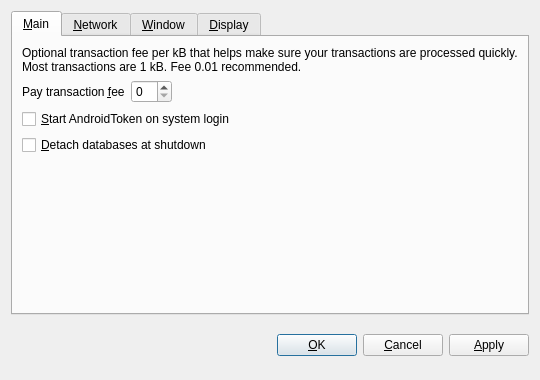
<?xml version="1.0" encoding="UTF-8"?>
<ui version="4.0">
 <class>OptionsDialog</class>
 <widget class="QDialog" name="OptionsDialog">
  <property name="geometry">
   <rect>
    <x>0</x>
    <y>0</y>
    <width>540</width>
    <height>380</height>
   </rect>
  </property>
  <property name="windowTitle">
   <string>Options</string>
  </property>
  <property name="modal">
   <bool>true</bool>
  </property>
  <layout class="QVBoxLayout" name="verticalLayout">
   <item>
    <widget class="QTabWidget" name="tabWidget">
     <property name="tabPosition">
      <enum>QTabWidget::North</enum>
     </property>
     <property name="currentIndex">
      <number>0</number>
     </property>
     <widget class="QWidget" name="tabMain">
      <attribute name="title">
       <string>&amp;Main</string>
      </attribute>
      <layout class="QVBoxLayout" name="verticalLayout_Main">
       <item>
        <widget class="QLabel" name="transactionFeeInfoLabel">
         <property name="text">
          <string>Optional transaction fee per kB that helps make sure your transactions are processed quickly. Most transactions are 1 kB. Fee 0.01 recommended.</string>
         </property>
         <property name="textFormat">
          <enum>Qt::PlainText</enum>
         </property>
         <property name="wordWrap">
          <bool>true</bool>
         </property>
        </widget>
       </item>
       <item>
        <layout class="QHBoxLayout" name="horizontalLayout_Main">
         <item>
          <widget class="QLabel" name="transactionFeeLabel">
           <property name="text">
            <string>Pay transaction &amp;fee</string>
           </property>
           <property name="textFormat">
            <enum>Qt::PlainText</enum>
           </property>
           <property name="buddy">
            <cstring>transactionFee</cstring>
           </property>
          </widget>
         </item>
         <item>
          <widget class="BitcoinAmountField" name="transactionFee"/>
         </item>
         <item>
          <spacer name="horizontalSpacer_Main">
           <property name="orientation">
            <enum>Qt::Horizontal</enum>
           </property>
           <property name="sizeHint" stdset="0">
            <size>
             <width>40</width>
             <height>20</height>
            </size>
           </property>
          </spacer>
         </item>
        </layout>
       </item>
       <item>
        <widget class="QCheckBox" name="bitcoinAtStartup">
         <property name="toolTip">
          <string>Automatically start AndroidToken after logging in to the system.</string>
         </property>
         <property name="text">
          <string>&amp;Start AndroidToken on system login</string>
         </property>
        </widget>
       </item>
       <item>
        <widget class="QCheckBox" name="detachDatabases">
         <property name="toolTip">
          <string>Detach block and address databases at shutdown. This means they can be moved to another data directory, but it slows down shutdown. The wallet is always detached.</string>
         </property>
         <property name="text">
          <string>&amp;Detach databases at shutdown</string>
         </property>
        </widget>
       </item>
       <item>
        <spacer name="verticalSpacer_Main">
         <property name="orientation">
          <enum>Qt::Vertical</enum>
         </property>
         <property name="sizeHint" stdset="0">
          <size>
           <width>20</width>
           <height>40</height>
          </size>
         </property>
        </spacer>
       </item>
      </layout>
     </widget>
     <widget class="QWidget" name="tabNetwork">
      <attribute name="title">
       <string>&amp;Network</string>
      </attribute>
      <layout class="QVBoxLayout" name="verticalLayout_Network">
       <item>
        <widget class="QCheckBox" name="mapPortUpnp">
         <property name="toolTip">
          <string>Automatically open the AndroidToken client port on the router. This only works when your router supports UPnP and it is enabled.</string>
         </property>
         <property name="text">
          <string>Map port using &amp;UPnP</string>
         </property>
        </widget>
       </item>
       <item>
        <widget class="QCheckBox" name="connectSocks">
         <property name="toolTip">
          <string>Connect to the AndroidToken network through a SOCKS proxy (e.g. when connecting through Tor).</string>
         </property>
         <property name="text">
          <string>&amp;Connect through SOCKS proxy:</string>
         </property>
        </widget>
       </item>
       <item>
        <layout class="QHBoxLayout" name="horizontalLayout_Network">
         <item>
          <widget class="QLabel" name="proxyIpLabel">
           <property name="text">
            <string>Proxy &amp;IP:</string>
           </property>
           <property name="textFormat">
            <enum>Qt::PlainText</enum>
           </property>
           <property name="buddy">
            <cstring>proxyIp</cstring>
           </property>
          </widget>
         </item>
         <item>
          <widget class="QValidatedLineEdit" name="proxyIp">
           <property name="maximumSize">
            <size>
             <width>140</width>
             <height>16777215</height>
            </size>
           </property>
           <property name="toolTip">
            <string>IP address of the proxy (e.g. 127.0.0.1)</string>
           </property>
          </widget>
         </item>
         <item>
          <widget class="QLabel" name="proxyPortLabel">
           <property name="text">
            <string>&amp;Port:</string>
           </property>
           <property name="textFormat">
            <enum>Qt::PlainText</enum>
           </property>
           <property name="buddy">
            <cstring>proxyPort</cstring>
           </property>
          </widget>
         </item>
         <item>
          <widget class="QLineEdit" name="proxyPort">
           <property name="maximumSize">
            <size>
             <width>55</width>
             <height>16777215</height>
            </size>
           </property>
           <property name="toolTip">
            <string>Port of the proxy (e.g. 9050)</string>
           </property>
          </widget>
         </item>
         <item>
          <widget class="QLabel" name="socksVersionLabel">
           <property name="text">
            <string>SOCKS &amp;Version:</string>
           </property>
           <property name="textFormat">
            <enum>Qt::PlainText</enum>
           </property>
           <property name="buddy">
            <cstring>socksVersion</cstring>
           </property>
          </widget>
         </item>
         <item>
          <widget class="QValueComboBox" name="socksVersion">
           <property name="toolTip">
            <string>SOCKS version of the proxy (e.g. 5)</string>
           </property>
          </widget>
         </item>
         <item>
          <spacer name="horizontalSpacer_Network">
           <property name="orientation">
            <enum>Qt::Horizontal</enum>
           </property>
           <property name="sizeHint" stdset="0">
            <size>
             <width>40</width>
             <height>20</height>
            </size>
           </property>
          </spacer>
         </item>
        </layout>
       </item>
       <item>
        <spacer name="verticalSpacer_Network">
         <property name="orientation">
          <enum>Qt::Vertical</enum>
         </property>
         <property name="sizeHint" stdset="0">
          <size>
           <width>20</width>
           <height>40</height>
          </size>
         </property>
        </spacer>
       </item>
      </layout>
     </widget>
     <widget class="QWidget" name="tabWindow">
      <attribute name="title">
       <string>&amp;Window</string>
      </attribute>
      <layout class="QVBoxLayout" name="verticalLayout_Window">
       <item>
        <widget class="QCheckBox" name="minimizeToTray">
         <property name="toolTip">
          <string>Show only a tray icon after minimizing the window.</string>
         </property>
         <property name="text">
          <string>&amp;Minimize to the tray instead of the taskbar</string>
         </property>
        </widget>
       </item>
       <item>
        <widget class="QCheckBox" name="minimizeOnClose">
         <property name="toolTip">
          <string>Minimize instead of exit the application when the window is closed. When this option is enabled, the application will be closed only after selecting Quit in the menu.</string>
         </property>
         <property name="text">
          <string>M&amp;inimize on close</string>
         </property>
        </widget>
       </item>
       <item>
        <spacer name="verticalSpacer_Window">
         <property name="orientation">
          <enum>Qt::Vertical</enum>
         </property>
         <property name="sizeHint" stdset="0">
          <size>
           <width>20</width>
           <height>40</height>
          </size>
         </property>
        </spacer>
       </item>
      </layout>
     </widget>
     <widget class="QWidget" name="tabDisplay">
      <attribute name="title">
       <string>&amp;Display</string>
      </attribute>
      <layout class="QVBoxLayout" name="verticalLayout_Display">
       <item>
        <layout class="QHBoxLayout" name="horizontalLayout_1_Display">
         <item>
          <widget class="QLabel" name="langLabel">
           <property name="text">
            <string>User Interface &amp;language:</string>
           </property>
           <property name="textFormat">
            <enum>Qt::PlainText</enum>
           </property>
           <property name="buddy">
            <cstring>lang</cstring>
           </property>
          </widget>
         </item>
         <item>
          <widget class="QValueComboBox" name="lang">
           <property name="toolTip">
            <string>The user interface language can be set here. This setting will take effect after restarting AndroidToken.</string>
           </property>
          </widget>
         </item>
        </layout>
       </item>
       <item>
        <layout class="QHBoxLayout" name="horizontalLayout_2_Display">
         <item>
          <widget class="QLabel" name="unitLabel">
           <property name="text">
            <string>&amp;Unit to show amounts in:</string>
           </property>
           <property name="textFormat">
            <enum>Qt::PlainText</enum>
           </property>
           <property name="buddy">
            <cstring>unit</cstring>
           </property>
          </widget>
         </item>
         <item>
          <widget class="QValueComboBox" name="unit">
           <property name="toolTip">
            <string>Choose the default subdivision unit to show in the interface and when sending coins.</string>
           </property>
          </widget>
         </item>
        </layout>
       </item>
       <item>
        <widget class="QCheckBox" name="displayAddresses">
         <property name="toolTip">
          <string>Whether to show AndroidToken addresses in the transaction list or not.</string>
         </property>
         <property name="text">
          <string>&amp;Display addresses in transaction list</string>
         </property>
        </widget>
       </item>
       <item>
        <spacer name="verticalSpacer_Display">
         <property name="orientation">
          <enum>Qt::Vertical</enum>
         </property>
         <property name="sizeHint" stdset="0">
          <size>
           <width>20</width>
           <height>40</height>
          </size>
         </property>
        </spacer>
       </item>
      </layout>
     </widget>
    </widget>
   </item>
   <item>
    <layout class="QHBoxLayout" name="horizontalLayout_Buttons">
     <item>
      <spacer name="horizontalSpacer_1">
       <property name="orientation">
        <enum>Qt::Horizontal</enum>
       </property>
       <property name="sizeHint" stdset="0">
        <size>
         <width>40</width>
         <height>48</height>
        </size>
       </property>
      </spacer>
     </item>
     <item>
      <widget class="QLabel" name="statusLabel">
       <property name="font">
        <font>
         <weight>75</weight>
         <bold>true</bold>
        </font>
       </property>
       <property name="text">
        <string/>
       </property>
       <property name="textFormat">
        <enum>Qt::PlainText</enum>
       </property>
       <property name="wordWrap">
        <bool>true</bool>
       </property>
      </widget>
     </item>
     <item>
      <spacer name="horizontalSpacer_2">
       <property name="orientation">
        <enum>Qt::Horizontal</enum>
       </property>
       <property name="sizeHint" stdset="0">
        <size>
         <width>40</width>
         <height>48</height>
        </size>
       </property>
      </spacer>
     </item>
     <item>
      <widget class="QPushButton" name="okButton">
       <property name="text">
        <string>&amp;OK</string>
       </property>
      </widget>
     </item>
     <item>
      <widget class="QPushButton" name="cancelButton">
       <property name="text">
        <string>&amp;Cancel</string>
       </property>
       <property name="autoDefault">
        <bool>false</bool>
       </property>
      </widget>
     </item>
     <item>
      <widget class="QPushButton" name="applyButton">
       <property name="text">
        <string>&amp;Apply</string>
       </property>
       <property name="autoDefault">
        <bool>false</bool>
       </property>
      </widget>
     </item>
    </layout>
   </item>
  </layout>
 </widget>
 <customwidgets>
  <customwidget>
   <class>BitcoinAmountField</class>
   <extends>QSpinBox</extends>
   <header>bitcoinamountfield.h</header>
  </customwidget>
  <customwidget>
   <class>QValueComboBox</class>
   <extends>QComboBox</extends>
   <header>qvaluecombobox.h</header>
  </customwidget>
  <customwidget>
   <class>QValidatedLineEdit</class>
   <extends>QLineEdit</extends>
   <header>qvalidatedlineedit.h</header>
  </customwidget>
 </customwidgets>
 <resources/>
 <connections/>
</ui>
